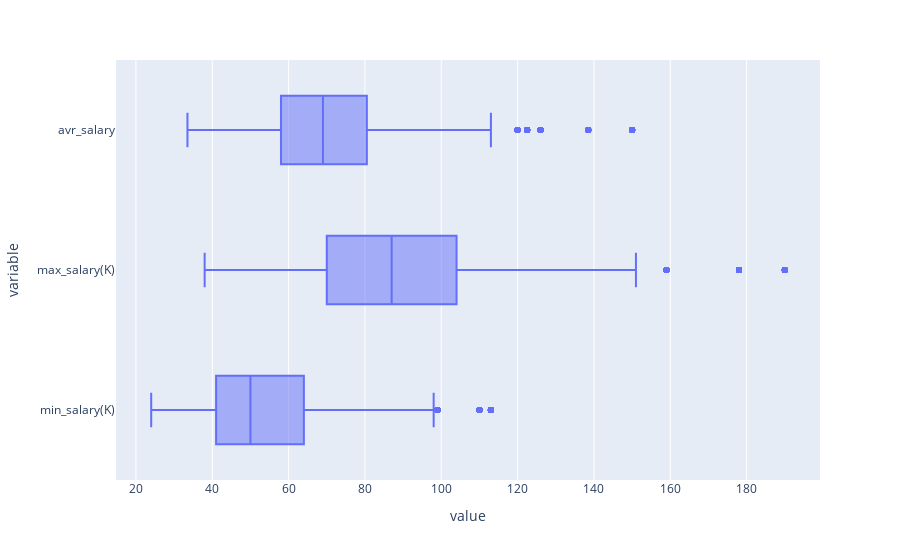

The notebook cell this image was saved under:
### Code cell
px.box(df,x=['min_salary(K)','max_salary(K)','avr_salary'])

### Figure 1 — Plotly figure (JSON) as saved in the notebook; plotly's stock layout.template omitted (floating-point values rounded to 4 significant figures; data arrays with more than 128 entries replaced by an {"elided": "..."} marker saying what was removed)
{"data": [{"alignmentgroup": "True", "hovertemplate": "value=%{x}<br>variable=%{y}<extra></extra>", "legendgroup": "", "marker": {"color": "#636efa"}, "name": "", "notched": false, "offsetgroup": "", "orientation": "h", "showlegend": false, "type": "box", "x": {"elided": "6753 float values"}, "x0": " ", "xaxis": "x", "y": {"elided": "6753 str values"}, "y0": " ", "yaxis": "y"}], "layout": {"boxmode": "group", "legend": {"tracegroupgap": 0}, "margin": {"t": 60}, "xaxis": {"anchor": "y", "domain": [0, 1], "title": {"text": "value"}}, "yaxis": {"anchor": "x", "domain": [0, 1], "title": {"text": "variable"}}}}
